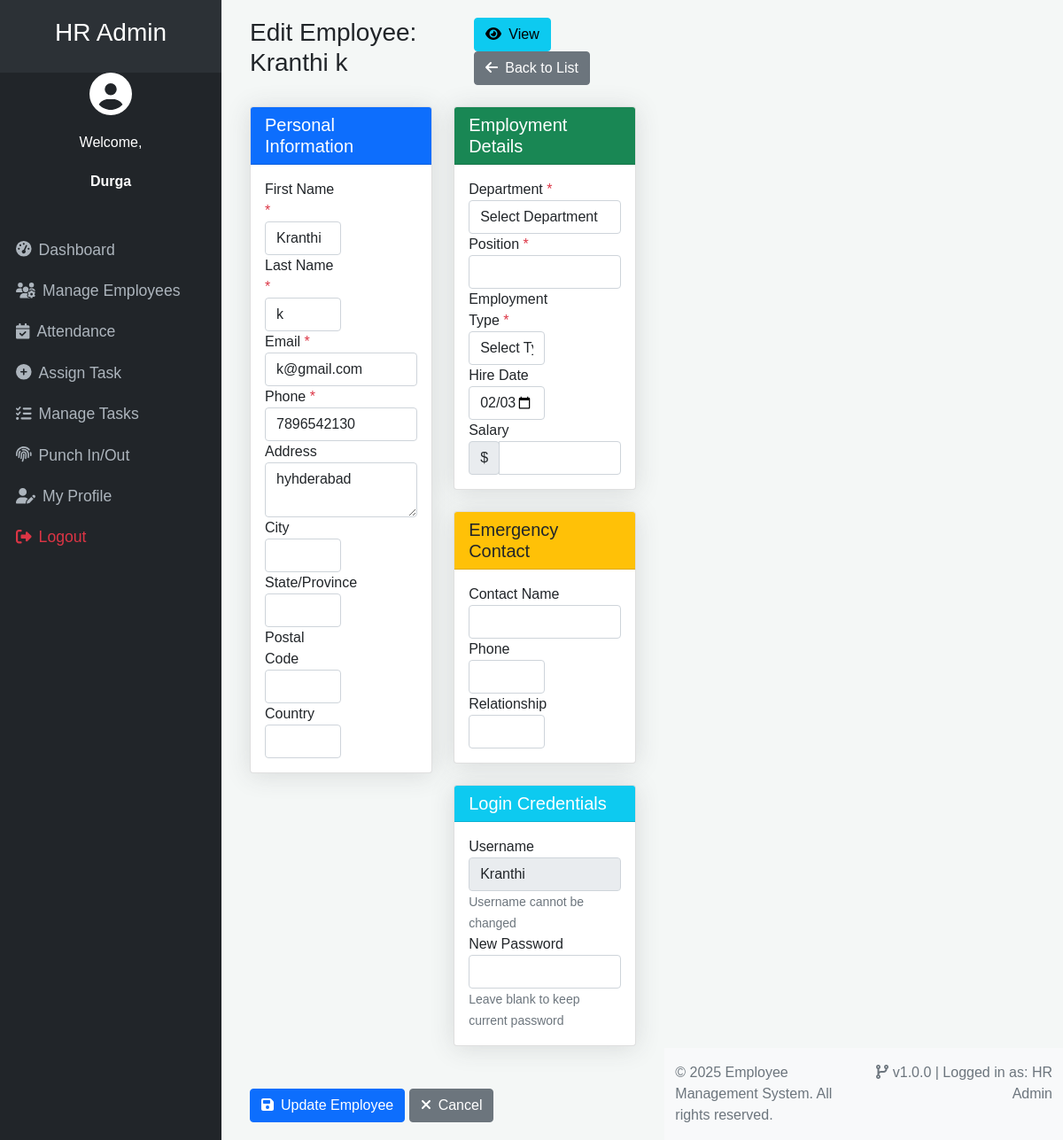
Page /pages/edit_employee.php?id=EMP9487 (signed in) on the committed database.
### tables this page shows
CREATE TABLE `users` (
  `id` int(11) NOT NULL,
  `username` varchar(50) NOT NULL,
  `password` varchar(255) NOT NULL,
  `role` enum('Super Admin','HR Admin','Employee') NOT NULL,
  `employee_id` varchar(20) DEFAULT NULL
);

CREATE TABLE `employees` (
  `id` int(11) NOT NULL,
  `employee_id` varchar(20) NOT NULL,
  `first_name` varchar(50) NOT NULL,
  `last_name` varchar(50) NOT NULL,
  `email` varchar(100) NOT NULL,
  `phone` varchar(20) DEFAULT NULL,
  `address` text DEFAULT NULL,
  `hire_date` date NOT NULL,
  `department` varchar(100) DEFAULT NULL,
  `position` varchar(100) DEFAULT NULL
);

### pages/edit_employee.php (the view, shortened to what this page needs)
<?php
require_once '../config/config.php';
$employee_id = trim($_GET['id']);
$errors = [];
$sql = "SELECT e.*, u.username, u.role
        FROM employees e
        JOIN users u ON e.employee_id = u.employee_id
        WHERE e.employee_id = :employee_id";
if($stmt = $pdo->prepare($sql)){
    $stmt->bindParam(":employee_id", $employee_id, PDO::PARAM_STR);
    if($stmt->execute()){
        if($stmt->rowCount() == 1){
            $employee = $stmt->fetch(PDO::FETCH_ASSOC);
        } else {
            $_SESSION['error_message'] = "Employee not found.";
            header("location: hr_manage_employees.php");
            exit();
        }
    } else{
        $_SESSION['error_message'] = "Oops! Something went wrong. Please try again later.";
        header("location: hr_manage_employees.php");
        exit();
    }
}
?>
<?php
include 'templates/header.php';
?>
<div class="wrapper">
    <?php include 'templates/sidebar.php'; ?>
    <div id="content">
        <div class="container-fluid">
            <div class="row">
                <div class="col-12">
                    <div class="page-header d-flex justify-content-between align-items-center mb-4">
                        <h1 class="h3">Edit Employee: <?php echo htmlspecialchars($employee['first_name'] . ' ' . $employee['last_name']); ?></h1>
                        <div>
                            <a href="view_employee.php?id=<?php echo $employee_id; ?>" class="btn btn-info">
                                <i class="fas fa-eye me-2"></i>View
                            </a>
                            <a href="hr_manage_employees.php" class="btn btn-secondary">
                                <i class="fas fa-arrow-left me-2"></i>Back to List
                            </a>
                        </div>
                    </div>
                    <form action="<?php echo htmlspecialchars(basename($_SERVER['REQUEST_URI'])); ?>" method="post" class="needs-validation" novalidate>
                        <div class="row">
                            <div class="col-md-6">
                                <div class="card mb-4">
                                    <div class="card-header bg-primary text-white">
                                        <h5 class="mb-0">Personal Information</h5>
                                    </div>
                                    <div class="card-body">
                                        <div class="form-row">
                                            <div class="form-group col-md-6">
                                                <label>First Name <span class="text-danger">*</span></label>
                                                <input type="text" name="first_name" class="form-control <?php echo (isset($errors['first_name'])) ? 'is-invalid' : ''; ?>"
                                                       value="<?php echo htmlspecialchars($employee['first_name']); ?>" required>
                                            </div>
                                            <div class="form-group col-md-6">
                                                <label>Last Name <span class="text-danger">*</span></label>
                                                <input type="text" name="last_name" class="form-control <?php echo (isset($errors['last_name'])) ? 'is-invalid' : ''; ?>"
                                                       value="<?php echo htmlspecialchars($employee['last_name']); ?>" required>
                                            </div>
                                        </div>
                                        <div class="form-group">
                                            <label>Email <span class="text-danger">*</span></label>
                                            <input type="email" name="email" class="form-control <?php echo (isset($errors['email'])) ? 'is-invalid' : ''; ?>"
                                                   value="<?php echo htmlspecialchars($employee['email']); ?>" required>
                                        </div>
                                        <div class="form-group">
                                            <label>Phone <span class="text-danger">*</span></label>
                                            <input type="tel" name="phone" class="form-control <?php echo (isset($errors['phone'])) ? 'is-invalid' : ''; ?>"
                                                   value="<?php echo htmlspecialchars($employee['phone']); ?>" required>
                                        </div>
                                        <div class="form-group">
                                            <label>Address</label>
                                            <textarea name="address" class="form-control" rows="2"><?php echo htmlspecialchars($employee['address'] ?? ''); ?></textarea>
                                        </div>
                                        <div class="form-row">
                                            <div class="form-group col-md-6">
                                                <label>City</label>
                                                <input type="text" name="city" class="form-control" value="<?php echo htmlspecialchars($employee['city'] ?? ''); ?>">
                                            </div>
                                            <div class="form-group col-md-6">
                                                <label>State/Province</label>
                                                <input type="text" name="state" class="form-control" value="<?php echo htmlspecialchars($employee['state'] ?? ''); ?>">
                                            </div>
                                        </div>
                                        <div class="form-row">
                                            <div class="form-group col-md-6">
                                                <label>Postal Code</label>
                                                <input type="text" name="postal_code" class="form-control" value="<?php echo htmlspecialchars($employee['postal_code'] ?? ''); ?>">
                                            </div>
                                            <div class="form-group col-md-6">
                                                <label>Country</label>
                                                <input type="text" name="country" class="form-control" value="<?php echo htmlspecialchars($employee['country'] ?? ''); ?>">
                                            </div>
                                        </div>
                                    </div>
                                </div>
                            </div>
                            <div class="col-md-6">
                                <div class="card mb-4">
                                    <div class="card-header bg-success text-white">
                                        <h5 class="mb-0">Employment Details</h5>
                                    </div>
                                    <div class="card-body">
                                        <div class="form-group">
                                            <label>Department <span class="text-danger">*</span></label>
                                            <select name="department" class="form-control <?php echo (isset($errors['department'])) ? 'is-invalid' : ''; ?>" required>
                                                <option value="">Select Department</option>
                                            </select>
                                        </div>
                                        <div class="form-group">
                                            <label>Position <span class="text-danger">*</span></label>
                                            <input type="text" name="position" class="form-control <?php echo (isset($errors['position'])) ? 'is-invalid' : ''; ?>"
                                                   value="<?php echo htmlspecialchars($employee['position'] ?? ''); ?>" required>
                                        </div>
                                        <div class="form-row">
                                            <div class="form-group col-md-6">
                                                <label>Employment Type <span class="text-danger">*</span></label>
                                                <select name="employment_type" class="form-control <?php echo (isset($errors['employment_type'])) ? 'is-invalid' : ''; ?>" required>
                                                    <option value="">Select Type</option>
                                                </select>
                                            </div>
                                            <div class="form-group col-md-6">
                                                <label>Hire Date</label>
                                                <input type="date" name="hire_date" class="form-control"
                                                       value="<?php echo !empty($employee['hire_date']) ? date('Y-m-d', strtotime($employee['hire_date'])) : ''; ?>">
                                            </div>
                                        </div>
                                        <div class="form-group">
                                            <label>Salary</label>
                                            <div class="input-group">
                                                <div class="input-group-prepend">
                                                    <span class="input-group-text">$</span>
                                                </div>
                                                <input type="text" name="salary" class="form-control"
                                                       value="<?php echo !empty($employee['salary']) ? number_format($employee['salary']) : ''; ?>">
                                            </div>
                                        </div>
                                    </div>
                                </div>
                                <div class="card mb-4">
                                    <div class="card-header bg-warning">
                                        <h5 class="mb-0">Emergency Contact</h5>
                                    </div>
                                    <div class="card-body">
                                        <div class="form-group">
                                            <label>Contact Name</label>
                                            <input type="text" name="emergency_contact_name" class="form-control"
                                                   value="<?php echo htmlspecialchars($employee['emergency_contact_name'] ?? ''); ?>">
                                        </div>
                                        <div class="form-row">
                                            <div class="form-group col-md-6">
                                                <label>Phone</label>
                                                <input type="tel" name="emergency_contact_phone" class="form-control"
                                                       value="<?php echo htmlspecialchars($employee['emergency_contact_phone'] ?? ''); ?>">
                                            </div>
                                            <div class="form-group col-md-6">
                                                <label>Relationship</label>
                                                <input type="text" name="emergency_contact_relation" class="form-control"
                                                       value="<?php echo htmlspecialchars($employee['emergency_contact_relation'] ?? ''); ?>">
                                            </div>
                                        </div>
                                    </div>
                                </div>
                                <div class="card">
                                    <div class="card-header bg-info text-white">
                                        <h5 class="mb-0">Login Credentials</h5>
                                    </div>
                                    <div class="card-body">
                                        <div class="form-group">
                                            <label>Username</label>
                                            <input type="text" class="form-control" value="<?php echo htmlspecialchars($employee['username']); ?>" disabled>
                                            <small class="form-text text-muted">Username cannot be changed</small>
                                        </div>
                                        <div class="form-group">
                                            <label>New Password</label>
                                            <input type="password" name="password" class="form-control <?php echo (isset($errors['password'])) ? 'is-invalid' : ''; ?>">
                                            <small class="form-text text-muted">Leave blank to keep current password</small>
                                        </div>
                                    </div>
                                </div>
                            </div>
                        </div>
                        <div class="form-group mt-4">
                            <button type="submit" class="btn btn-primary">
                                <i class="fas fa-save me-2"></i>Update Employee
                            </button>
                            <a href="hr_manage_employees.php" class="btn btn-secondary">
                                <i class="fas fa-times me-2"></i>Cancel
                            </a>
                        </div>
                    </form>
                </div>
            </div>
        </div>
    </div>
</div>
<?php include 'templates/footer.php'; ?>

### assets/css/style.css (style rules this page uses)
body { font-family: 'Poppins', sans-serif; background-color: #f4f7f6; }
.wrapper { display: flex; width: 100%; align-items: stretch; }
#content { width: 100%; padding: 20px; min-height: 100vh; transition: all 0.3s; }

### pages/templates/header.php (style rules this page uses)
:root { --primary-color: #4e73df; --secondary-color: #858796; --success-color: #1cc88a; --info-color: #36b9cc; --warning-color: #f6c23e; --danger-color: #e74a3b; --light-color: #f8f9fc; --dark-color: #5a5c69; }
body { font-family: 'Nunito', -apple-system, BlinkMacSystemFont, 'Segoe UI', Roboto, 'Helvetica Neue', Arial, sans-serif; background-color: #f8f9fc; color: #333; }
.card { border: none; border-radius: 0.35rem; box-shadow: 0 0.15rem 1.75rem 0 rgba(58, 59, 69, 0.15); margin-bottom: 1.5rem; }
.card-header { background-color: #f8f9fc; border-bottom: 1px solid #e3e6f0; padding: 1rem 1.25rem; }
.btn-primary { background-color: var(--primary-color); border-color: var(--primary-color); }

### rows in the picture
users: employees.first_name+last_name "Kranthi k", first_name "Kranthi", last_name "k", email "k@gmail.com", phone "7896542130", address "hyhderabad", hire_date "02/03/2025", username "Kranthi"

### other values in the picture
$role "HR Admin"
$_SESSION['username'] "Durga"
$_SESSION['role'] "HR Admin"
